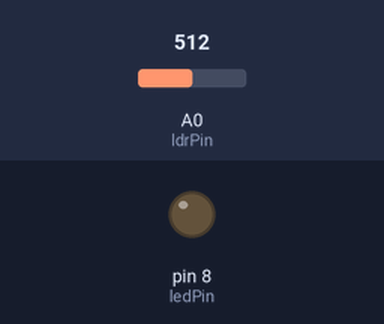
Bench run of a sketch on a simulated Arduino Uno, built with avr-gcc and run on an emulated ATmega328P. Parts: output pins drawn as LEDs (lit = HIGH). Inputs (shaded band) come from the test bench; at power-on: A0 (ldrPin) = 512.

Above: at 1.2 s.
1.3 s: A0 (ldrPin) set to 491
At 2.2 s:
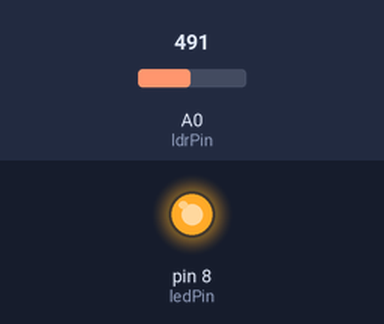
2.9 s: A0 (ldrPin) set to 510
At 3.5 s:
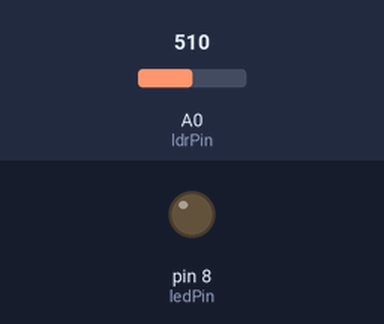
4.5 s: A0 (ldrPin) set to 490
At 5.9 s:
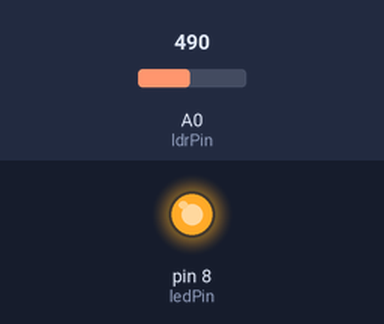
Timing chart, 0 to 7.5 s (numbered marks = the images above; inputs shaded):
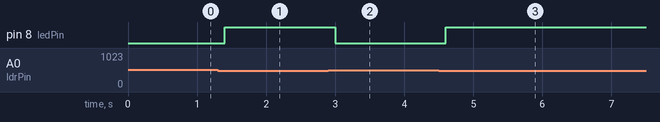

The sketch:

prog04.ino
```cpp
int ldrPin = A0;
int ledPin = 8;

void setup()
{
    pinMode(ledPin, OUTPUT);
}

void loop()
{
    int ldrValue = analogRead(ldrPin);

    if (ldrValue < 500)
    {
        digitalWrite(ledPin, HIGH);
    }
    else
    {
        digitalWrite(ledPin, LOW);
    }

    delay(200);
}
```

Measured:
- the behaviour switches between 500 and 499 on A0 (ldrPin) (found by bisection; images 0 and 1)
- after the input at 1.3 s, pin 8 (ledPin): LOW → HIGH after 0.10 s
- after the input at 2.9 s, pin 8 (ledPin): HIGH → LOW after 0.10 s
- after the input at 4.5 s, pin 8 (ledPin): LOW → HIGH after 0.10 s
